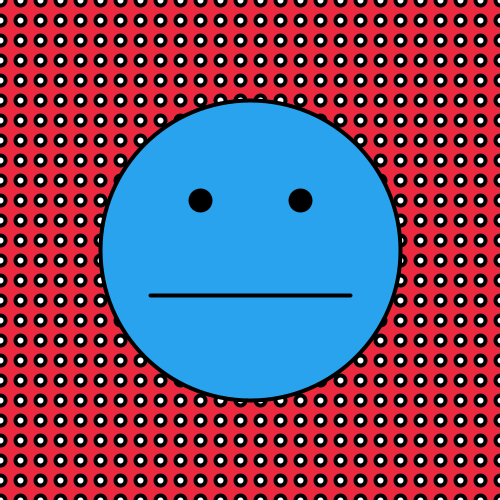
Frame 1 (no input)
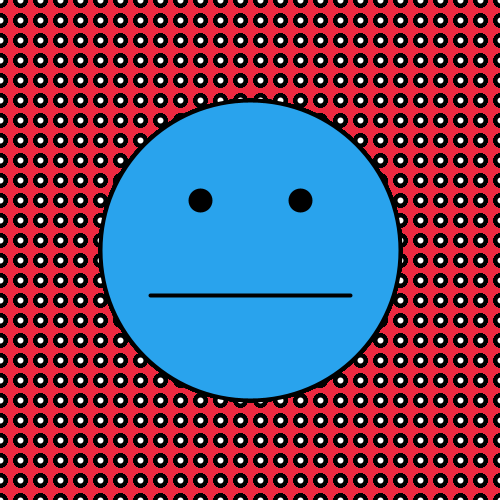
Frame 60 (the mouse pressed at the canvas centre just before this capture)
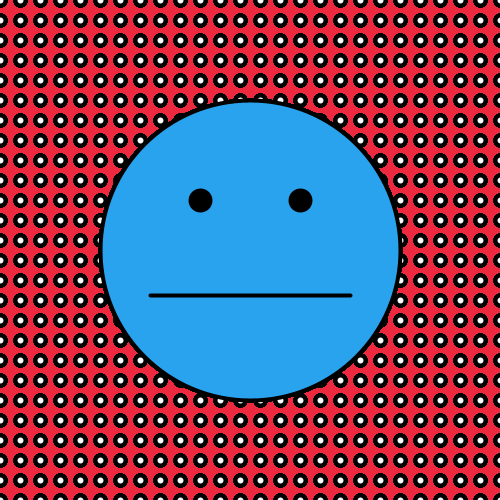
Frame 120 (the mouse held since frame 60 and released just before this capture)

The Processing sketch that drew these frames (run headless with seeded random() and noise(); from frame 60 on, the mouse is pressed at the canvas centre):

// Processing sketch: processing_182110
// ── processing_182110.pde

void setup() {
     size (500, 500);
     background(#ED2940);
     strokeWeight(4);
 
  }
  
 void draw() {
        fill(255);   
  for (int i = 0; i < 500; i++) {
    for (int j = 0; j < 500; j++) {
        ellipse(20*i, 20*j, 10, 10) ;
    }
  }
        
    fill(#29A3ED);
    ellipse(250, 250, 300 ,300);

    fill(0);
    ellipse(200, 200 , 20, 20);

    fill(0);
    ellipse(300, 200 , 20, 20);

    line(150, 295, 350, 295);
    
 }
